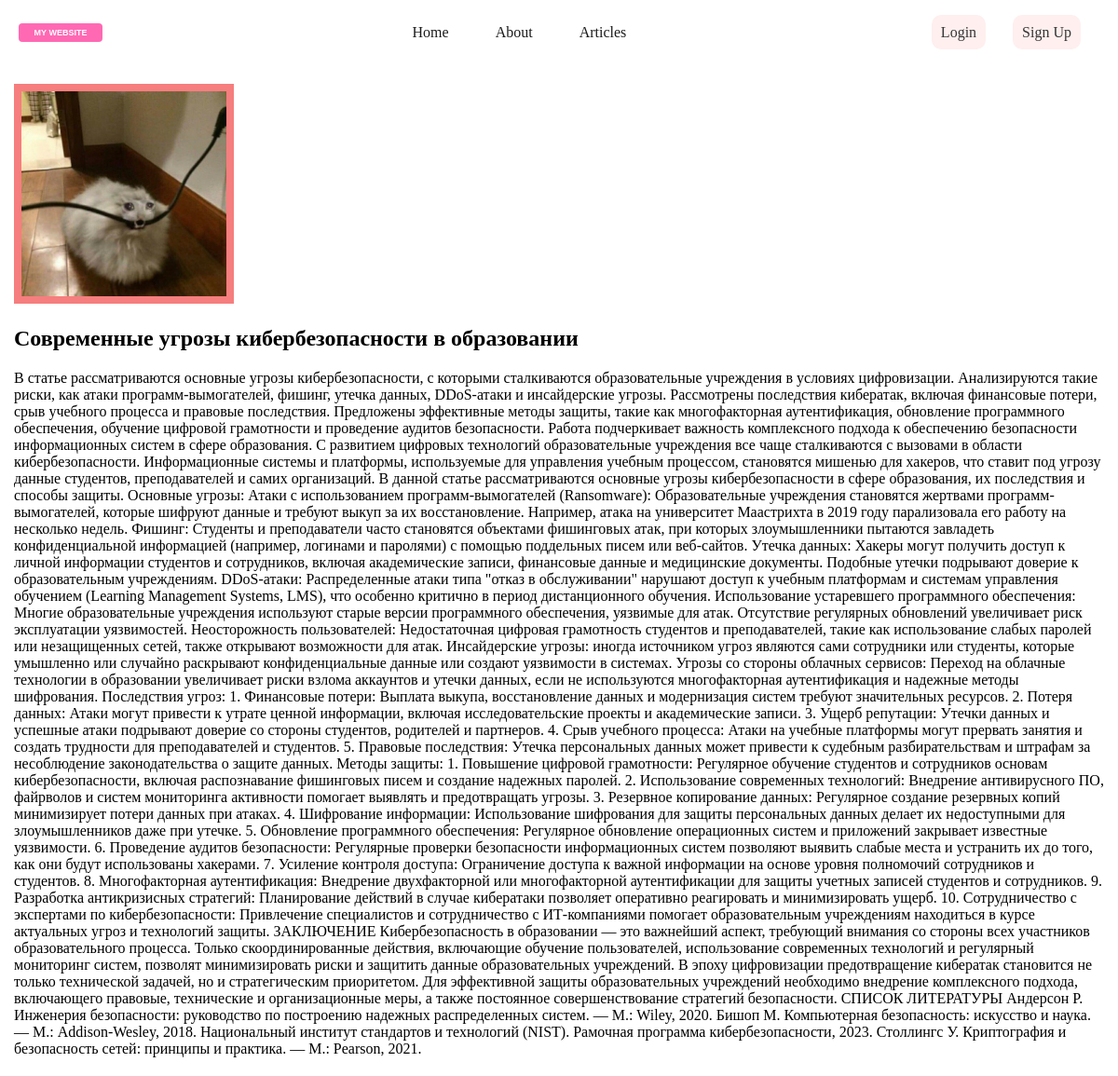
Page /articles/threats on the committed database.
### articles/models.py (models this page shows, shortened)
class Article(models.Model):
    title = models.CharField(max_length=200)
    slug = models.SlugField(unique=True)
    body = models.TextField()
    date = models.DateTimeField(auto_now_add=True)
    thumbnail = models.ImageField(upload_to='image/', blank=True, default='default.jpg')

### articles/views.py (the view)
# urls.py: path('<slug:slug>', views.article_item, name='article_detail'),
def article_item(request, slug):
    article = Article.objects.get(slug=slug)
    return render(request, 'articles/article_item.html', {'article': article})

### articles/templates/articles/article_item.html (shortened to what this page needs)
{% extends "base_layout.html" %}
{% block content %}
<div class="article-detail">
    <img src="{{article.thumbnail.url}}" alt="">
    <h2>{{ article.title }}</h2>
    <div>{{ article.body }}</div>
</div>
{% endblock content %}

### static/css/style.css (style rules this page uses)
*, *::before *::after { box-sizing: border-box; }
body, p, h1, h2, h3, h4, h5, ul { margin: 0; }
.article-detail { display: block; padding: 20px 15px; }
.article-detail img { width: 220px; height: 220px; margin-bottom: 20px; border: 8px solid #f67e7e; }
.article-detail h2 { margin-bottom: 20px; }

### rows in the picture
Article: thumbnail (picture), title "Современные угрозы кибербезопасности в образовании", body "В статье рассматриваются основные угрозы кибербезопасности, с которыми сталкиваются образовательные учреждения в условиях цифровизации. Анализируются такие риски, как атаки программ-вымогателей, фишинг, утечка данных, DDoS-атаки и инсайдерские угрозы. Рассмотрены последствия кибератак, включая финансовые потери, срыв учебного процесса и правовые последствия. Предложены эффективные методы защиты, такие как многофакторная аутентификация, обновление программного обеспечения, обучение цифровой грамотности и проведение аудитов безопасности. Работа подчеркивает важность комплексного подхода к обеспечению безопасности информационных систем в сфере образования. С развитием цифровых технологий…"
